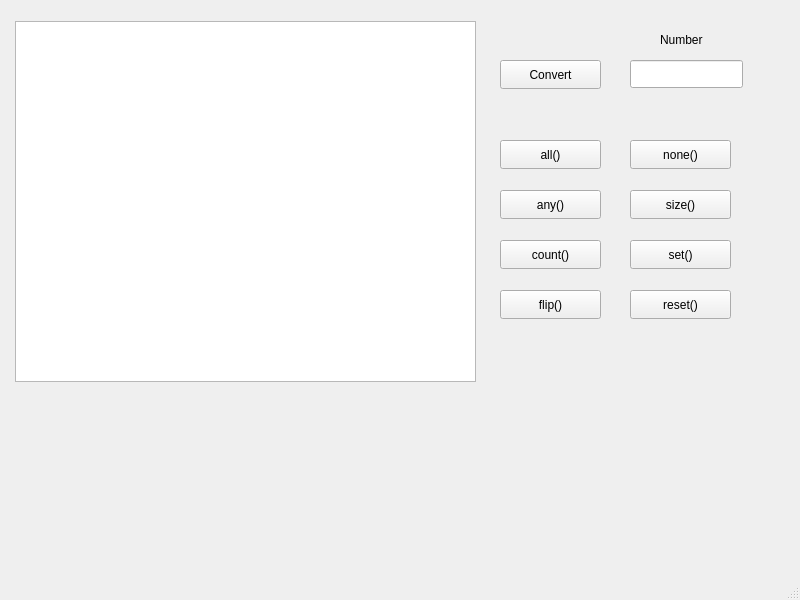
<?xml version="1.0" encoding="UTF-8"?>
<ui version="4.0">
 <class>MainWindow</class>
 <widget class="QMainWindow" name="MainWindow">
  <property name="geometry">
   <rect>
    <x>0</x>
    <y>0</y>
    <width>800</width>
    <height>600</height>
   </rect>
  </property>
  <property name="windowTitle">
   <string>MainWindow</string>
  </property>
  <widget class="QWidget" name="centralwidget">
   <widget class="QPushButton" name="none">
    <property name="geometry">
     <rect>
      <x>630</x>
      <y>140</y>
      <width>101</width>
      <height>29</height>
     </rect>
    </property>
    <property name="text">
     <string>none()</string>
    </property>
   </widget>
   <widget class="QPushButton" name="all">
    <property name="geometry">
     <rect>
      <x>500</x>
      <y>140</y>
      <width>101</width>
      <height>29</height>
     </rect>
    </property>
    <property name="text">
     <string>all()</string>
    </property>
   </widget>
   <widget class="QPushButton" name="count_2">
    <property name="geometry">
     <rect>
      <x>500</x>
      <y>240</y>
      <width>101</width>
      <height>29</height>
     </rect>
    </property>
    <property name="text">
     <string>count()</string>
    </property>
   </widget>
   <widget class="QPushButton" name="reset">
    <property name="geometry">
     <rect>
      <x>630</x>
      <y>290</y>
      <width>101</width>
      <height>29</height>
     </rect>
    </property>
    <property name="text">
     <string>reset()</string>
    </property>
   </widget>
   <widget class="QPushButton" name="convert">
    <property name="geometry">
     <rect>
      <x>500</x>
      <y>60</y>
      <width>101</width>
      <height>29</height>
     </rect>
    </property>
    <property name="text">
     <string>Convert</string>
    </property>
   </widget>
   <widget class="QPushButton" name="size">
    <property name="geometry">
     <rect>
      <x>630</x>
      <y>190</y>
      <width>101</width>
      <height>29</height>
     </rect>
    </property>
    <property name="text">
     <string>size()</string>
    </property>
   </widget>
   <widget class="QTextBrowser" name="textBrowser">
    <property name="geometry">
     <rect>
      <x>15</x>
      <y>21</y>
      <width>461</width>
      <height>361</height>
     </rect>
    </property>
    <property name="font">
     <font>
      <pointsize>22</pointsize>
     </font>
    </property>
    <property name="lineWidth">
     <number>1</number>
    </property>
   </widget>
   <widget class="QPushButton" name="flip">
    <property name="geometry">
     <rect>
      <x>500</x>
      <y>290</y>
      <width>101</width>
      <height>29</height>
     </rect>
    </property>
    <property name="text">
     <string>flip()</string>
    </property>
   </widget>
   <widget class="QPushButton" name="any">
    <property name="geometry">
     <rect>
      <x>500</x>
      <y>190</y>
      <width>101</width>
      <height>29</height>
     </rect>
    </property>
    <property name="text">
     <string>any()</string>
    </property>
   </widget>
   <widget class="QLineEdit" name="number">
    <property name="geometry">
     <rect>
      <x>630</x>
      <y>60</y>
      <width>113</width>
      <height>28</height>
     </rect>
    </property>
   </widget>
   <widget class="QLabel" name="label">
    <property name="geometry">
     <rect>
      <x>660</x>
      <y>30</y>
      <width>63</width>
      <height>20</height>
     </rect>
    </property>
    <property name="text">
     <string>Number</string>
    </property>
   </widget>
   <widget class="QPushButton" name="set">
    <property name="geometry">
     <rect>
      <x>630</x>
      <y>240</y>
      <width>101</width>
      <height>29</height>
     </rect>
    </property>
    <property name="text">
     <string>set()</string>
    </property>
   </widget>
  </widget>
  <widget class="QMenuBar" name="menubar">
   <property name="geometry">
    <rect>
     <x>0</x>
     <y>0</y>
     <width>800</width>
     <height>25</height>
    </rect>
   </property>
  </widget>
  <widget class="QStatusBar" name="statusbar"/>
 </widget>
 <resources/>
 <connections/>
</ui>
